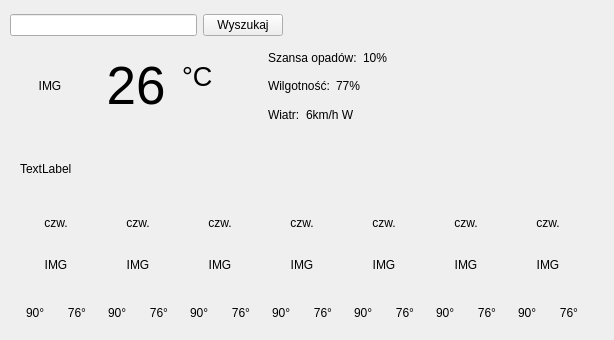
<?xml version="1.0" encoding="UTF-8"?>
<ui version="4.0">
 <class>MainWindow</class>
 <widget class="QMainWindow" name="MainWindow">
  <property name="geometry">
   <rect>
    <x>0</x>
    <y>0</y>
    <width>614</width>
    <height>340</height>
   </rect>
  </property>
  <property name="sizePolicy">
   <sizepolicy hsizetype="Preferred" vsizetype="Preferred">
    <horstretch>0</horstretch>
    <verstretch>1</verstretch>
   </sizepolicy>
  </property>
  <property name="windowTitle">
   <string>MainWindow</string>
  </property>
  <widget class="QWidget" name="centralwidget">
   <widget class="QLabel" name="txtError">
    <property name="geometry">
     <rect>
      <x>20</x>
      <y>160</y>
      <width>67</width>
      <height>17</height>
     </rect>
    </property>
    <property name="sizePolicy">
     <sizepolicy hsizetype="Expanding" vsizetype="Preferred">
      <horstretch>0</horstretch>
      <verstretch>0</verstretch>
     </sizepolicy>
    </property>
    <property name="text">
     <string>TextLabel</string>
    </property>
   </widget>
   <widget class="QWidget" name="layoutWidget">
    <property name="geometry">
     <rect>
      <x>10</x>
      <y>210</y>
      <width>591</width>
      <height>121</height>
     </rect>
    </property>
    <layout class="QHBoxLayout" name="horizontalLayout_2">
     <item>
      <layout class="QVBoxLayout" name="verticalLayout_16" stretch="0,0,0">
       <property name="spacing">
        <number>0</number>
       </property>
       <item>
        <layout class="QHBoxLayout" name="horizontalLayout_9">
         <item>
          <widget class="QLabel" name="day1">
           <property name="sizePolicy">
            <sizepolicy hsizetype="Maximum" vsizetype="Maximum">
             <horstretch>0</horstretch>
             <verstretch>0</verstretch>
            </sizepolicy>
           </property>
           <property name="minimumSize">
            <size>
             <width>0</width>
             <height>0</height>
            </size>
           </property>
           <property name="maximumSize">
            <size>
             <width>60</width>
             <height>25</height>
            </size>
           </property>
           <property name="baseSize">
            <size>
             <width>0</width>
             <height>0</height>
            </size>
           </property>
           <property name="text">
            <string>czw.</string>
           </property>
           <property name="alignment">
            <set>Qt::AlignCenter</set>
           </property>
          </widget>
         </item>
        </layout>
       </item>
       <item>
        <layout class="QHBoxLayout" name="horizontalLayout_10">
         <item>
          <widget class="QLabel" name="img1">
           <property name="sizePolicy">
            <sizepolicy hsizetype="Preferred" vsizetype="Preferred">
             <horstretch>0</horstretch>
             <verstretch>0</verstretch>
            </sizepolicy>
           </property>
           <property name="minimumSize">
            <size>
             <width>60</width>
             <height>60</height>
            </size>
           </property>
           <property name="maximumSize">
            <size>
             <width>60</width>
             <height>60</height>
            </size>
           </property>
           <property name="text">
            <string>IMG</string>
           </property>
           <property name="alignment">
            <set>Qt::AlignCenter</set>
           </property>
          </widget>
         </item>
        </layout>
       </item>
       <item>
        <layout class="QHBoxLayout" name="horizontalLayout_20" stretch="0,0">
         <property name="spacing">
          <number>0</number>
         </property>
         <property name="sizeConstraint">
          <enum>QLayout::SetDefaultConstraint</enum>
         </property>
         <item>
          <widget class="QLabel" name="maxDay1">
           <property name="sizePolicy">
            <sizepolicy hsizetype="Maximum" vsizetype="Maximum">
             <horstretch>0</horstretch>
             <verstretch>0</verstretch>
            </sizepolicy>
           </property>
           <property name="minimumSize">
            <size>
             <width>30</width>
             <height>20</height>
            </size>
           </property>
           <property name="maximumSize">
            <size>
             <width>30</width>
             <height>30</height>
            </size>
           </property>
           <property name="text">
            <string>90°</string>
           </property>
           <property name="alignment">
            <set>Qt::AlignLeading|Qt::AlignLeft|Qt::AlignVCenter</set>
           </property>
          </widget>
         </item>
         <item>
          <widget class="QLabel" name="minDay1">
           <property name="maximumSize">
            <size>
             <width>30</width>
             <height>16777215</height>
            </size>
           </property>
           <property name="text">
            <string>76°</string>
           </property>
           <property name="alignment">
            <set>Qt::AlignRight|Qt::AlignTrailing|Qt::AlignVCenter</set>
           </property>
          </widget>
         </item>
        </layout>
       </item>
      </layout>
     </item>
     <item>
      <layout class="QVBoxLayout" name="verticalLayout_17" stretch="0,0,0">
       <property name="spacing">
        <number>0</number>
       </property>
       <item>
        <layout class="QHBoxLayout" name="horizontalLayout_11">
         <item>
          <widget class="QLabel" name="day2">
           <property name="sizePolicy">
            <sizepolicy hsizetype="Maximum" vsizetype="Maximum">
             <horstretch>0</horstretch>
             <verstretch>0</verstretch>
            </sizepolicy>
           </property>
           <property name="minimumSize">
            <size>
             <width>0</width>
             <height>0</height>
            </size>
           </property>
           <property name="maximumSize">
            <size>
             <width>60</width>
             <height>25</height>
            </size>
           </property>
           <property name="baseSize">
            <size>
             <width>0</width>
             <height>0</height>
            </size>
           </property>
           <property name="text">
            <string>czw.</string>
           </property>
           <property name="alignment">
            <set>Qt::AlignCenter</set>
           </property>
          </widget>
         </item>
        </layout>
       </item>
       <item>
        <layout class="QHBoxLayout" name="horizontalLayout_12">
         <item>
          <widget class="QLabel" name="img2">
           <property name="sizePolicy">
            <sizepolicy hsizetype="Preferred" vsizetype="Preferred">
             <horstretch>0</horstretch>
             <verstretch>0</verstretch>
            </sizepolicy>
           </property>
           <property name="minimumSize">
            <size>
             <width>60</width>
             <height>60</height>
            </size>
           </property>
           <property name="maximumSize">
            <size>
             <width>60</width>
             <height>60</height>
            </size>
           </property>
           <property name="text">
            <string>IMG</string>
           </property>
           <property name="alignment">
            <set>Qt::AlignCenter</set>
           </property>
          </widget>
         </item>
        </layout>
       </item>
       <item>
        <layout class="QHBoxLayout" name="horizontalLayout_21" stretch="0,0">
         <property name="spacing">
          <number>0</number>
         </property>
         <property name="sizeConstraint">
          <enum>QLayout::SetDefaultConstraint</enum>
         </property>
         <item>
          <widget class="QLabel" name="maxDay2">
           <property name="sizePolicy">
            <sizepolicy hsizetype="Maximum" vsizetype="Maximum">
             <horstretch>0</horstretch>
             <verstretch>0</verstretch>
            </sizepolicy>
           </property>
           <property name="minimumSize">
            <size>
             <width>30</width>
             <height>20</height>
            </size>
           </property>
           <property name="maximumSize">
            <size>
             <width>30</width>
             <height>30</height>
            </size>
           </property>
           <property name="text">
            <string>90°</string>
           </property>
           <property name="alignment">
            <set>Qt::AlignLeading|Qt::AlignLeft|Qt::AlignVCenter</set>
           </property>
          </widget>
         </item>
         <item>
          <widget class="QLabel" name="minDay2">
           <property name="maximumSize">
            <size>
             <width>30</width>
             <height>16777215</height>
            </size>
           </property>
           <property name="text">
            <string>76°</string>
           </property>
           <property name="alignment">
            <set>Qt::AlignRight|Qt::AlignTrailing|Qt::AlignVCenter</set>
           </property>
          </widget>
         </item>
        </layout>
       </item>
      </layout>
     </item>
     <item>
      <layout class="QVBoxLayout" name="verticalLayout_18" stretch="0,0,0">
       <property name="spacing">
        <number>0</number>
       </property>
       <item>
        <layout class="QHBoxLayout" name="horizontalLayout_13">
         <item>
          <widget class="QLabel" name="day3">
           <property name="sizePolicy">
            <sizepolicy hsizetype="Maximum" vsizetype="Maximum">
             <horstretch>0</horstretch>
             <verstretch>0</verstretch>
            </sizepolicy>
           </property>
           <property name="minimumSize">
            <size>
             <width>0</width>
             <height>0</height>
            </size>
           </property>
           <property name="maximumSize">
            <size>
             <width>60</width>
             <height>25</height>
            </size>
           </property>
           <property name="baseSize">
            <size>
             <width>0</width>
             <height>0</height>
            </size>
           </property>
           <property name="text">
            <string>czw.</string>
           </property>
           <property name="alignment">
            <set>Qt::AlignCenter</set>
           </property>
          </widget>
         </item>
        </layout>
       </item>
       <item>
        <layout class="QHBoxLayout" name="horizontalLayout_14">
         <item>
          <widget class="QLabel" name="img3">
           <property name="sizePolicy">
            <sizepolicy hsizetype="Preferred" vsizetype="Preferred">
             <horstretch>0</horstretch>
             <verstretch>0</verstretch>
            </sizepolicy>
           </property>
           <property name="minimumSize">
            <size>
             <width>60</width>
             <height>60</height>
            </size>
           </property>
           <property name="maximumSize">
            <size>
             <width>60</width>
             <height>60</height>
            </size>
           </property>
           <property name="text">
            <string>IMG</string>
           </property>
           <property name="alignment">
            <set>Qt::AlignCenter</set>
           </property>
          </widget>
         </item>
        </layout>
       </item>
       <item>
        <layout class="QHBoxLayout" name="horizontalLayout_22" stretch="0,0">
         <property name="spacing">
          <number>0</number>
         </property>
         <property name="sizeConstraint">
          <enum>QLayout::SetDefaultConstraint</enum>
         </property>
         <item>
          <widget class="QLabel" name="maxDay3">
           <property name="sizePolicy">
            <sizepolicy hsizetype="Maximum" vsizetype="Maximum">
             <horstretch>0</horstretch>
             <verstretch>0</verstretch>
            </sizepolicy>
           </property>
           <property name="minimumSize">
            <size>
             <width>30</width>
             <height>20</height>
            </size>
           </property>
           <property name="maximumSize">
            <size>
             <width>30</width>
             <height>30</height>
            </size>
           </property>
           <property name="text">
            <string>90°</string>
           </property>
           <property name="alignment">
            <set>Qt::AlignLeading|Qt::AlignLeft|Qt::AlignVCenter</set>
           </property>
          </widget>
         </item>
         <item>
          <widget class="QLabel" name="minDay3">
           <property name="maximumSize">
            <size>
             <width>30</width>
             <height>16777215</height>
            </size>
           </property>
           <property name="text">
            <string>76°</string>
           </property>
           <property name="alignment">
            <set>Qt::AlignRight|Qt::AlignTrailing|Qt::AlignVCenter</set>
           </property>
          </widget>
         </item>
        </layout>
       </item>
      </layout>
     </item>
     <item>
      <layout class="QVBoxLayout" name="verticalLayout_19" stretch="0,0,0">
       <property name="spacing">
        <number>0</number>
       </property>
       <item>
        <layout class="QHBoxLayout" name="horizontalLayout_15">
         <item>
          <widget class="QLabel" name="day4">
           <property name="sizePolicy">
            <sizepolicy hsizetype="Maximum" vsizetype="Maximum">
             <horstretch>0</horstretch>
             <verstretch>0</verstretch>
            </sizepolicy>
           </property>
           <property name="minimumSize">
            <size>
             <width>0</width>
             <height>0</height>
            </size>
           </property>
           <property name="maximumSize">
            <size>
             <width>60</width>
             <height>25</height>
            </size>
           </property>
           <property name="baseSize">
            <size>
             <width>0</width>
             <height>0</height>
            </size>
           </property>
           <property name="text">
            <string>czw.</string>
           </property>
           <property name="alignment">
            <set>Qt::AlignCenter</set>
           </property>
          </widget>
         </item>
        </layout>
       </item>
       <item>
        <layout class="QHBoxLayout" name="horizontalLayout_16">
         <item>
          <widget class="QLabel" name="img4">
           <property name="sizePolicy">
            <sizepolicy hsizetype="Preferred" vsizetype="Preferred">
             <horstretch>0</horstretch>
             <verstretch>0</verstretch>
            </sizepolicy>
           </property>
           <property name="minimumSize">
            <size>
             <width>60</width>
             <height>60</height>
            </size>
           </property>
           <property name="maximumSize">
            <size>
             <width>60</width>
             <height>60</height>
            </size>
           </property>
           <property name="text">
            <string>IMG</string>
           </property>
           <property name="alignment">
            <set>Qt::AlignCenter</set>
           </property>
          </widget>
         </item>
        </layout>
       </item>
       <item>
        <layout class="QHBoxLayout" name="horizontalLayout_23" stretch="0,0">
         <property name="spacing">
          <number>0</number>
         </property>
         <property name="sizeConstraint">
          <enum>QLayout::SetDefaultConstraint</enum>
         </property>
         <item>
          <widget class="QLabel" name="maxDay4">
           <property name="sizePolicy">
            <sizepolicy hsizetype="Maximum" vsizetype="Maximum">
             <horstretch>0</horstretch>
             <verstretch>0</verstretch>
            </sizepolicy>
           </property>
           <property name="minimumSize">
            <size>
             <width>30</width>
             <height>20</height>
            </size>
           </property>
           <property name="maximumSize">
            <size>
             <width>30</width>
             <height>30</height>
            </size>
           </property>
           <property name="text">
            <string>90°</string>
           </property>
           <property name="alignment">
            <set>Qt::AlignLeading|Qt::AlignLeft|Qt::AlignVCenter</set>
           </property>
          </widget>
         </item>
         <item>
          <widget class="QLabel" name="minDay4">
           <property name="maximumSize">
            <size>
             <width>30</width>
             <height>16777215</height>
            </size>
           </property>
           <property name="text">
            <string>76°</string>
           </property>
           <property name="alignment">
            <set>Qt::AlignRight|Qt::AlignTrailing|Qt::AlignVCenter</set>
           </property>
          </widget>
         </item>
        </layout>
       </item>
      </layout>
     </item>
     <item>
      <layout class="QVBoxLayout" name="verticalLayout_20" stretch="0,0,0">
       <property name="spacing">
        <number>0</number>
       </property>
       <item>
        <layout class="QHBoxLayout" name="horizontalLayout_17">
         <item>
          <widget class="QLabel" name="day5">
           <property name="sizePolicy">
            <sizepolicy hsizetype="Maximum" vsizetype="Maximum">
             <horstretch>0</horstretch>
             <verstretch>0</verstretch>
            </sizepolicy>
           </property>
           <property name="minimumSize">
            <size>
             <width>0</width>
             <height>0</height>
            </size>
           </property>
           <property name="maximumSize">
            <size>
             <width>60</width>
             <height>25</height>
            </size>
           </property>
           <property name="baseSize">
            <size>
             <width>0</width>
             <height>0</height>
            </size>
           </property>
           <property name="text">
            <string>czw.</string>
           </property>
           <property name="alignment">
            <set>Qt::AlignCenter</set>
           </property>
          </widget>
         </item>
        </layout>
       </item>
       <item>
        <layout class="QHBoxLayout" name="horizontalLayout_18">
         <item>
          <widget class="QLabel" name="img5">
           <property name="sizePolicy">
            <sizepolicy hsizetype="Preferred" vsizetype="Preferred">
             <horstretch>0</horstretch>
             <verstretch>0</verstretch>
            </sizepolicy>
           </property>
           <property name="minimumSize">
            <size>
             <width>60</width>
             <height>60</height>
            </size>
           </property>
           <property name="maximumSize">
            <size>
             <width>60</width>
             <height>60</height>
            </size>
           </property>
           <property name="text">
            <string>IMG</string>
           </property>
           <property name="alignment">
            <set>Qt::AlignCenter</set>
           </property>
          </widget>
         </item>
        </layout>
       </item>
       <item>
        <layout class="QHBoxLayout" name="horizontalLayout_24" stretch="0,0">
         <property name="spacing">
          <number>0</number>
         </property>
         <property name="sizeConstraint">
          <enum>QLayout::SetDefaultConstraint</enum>
         </property>
         <item>
          <widget class="QLabel" name="maxDay5">
           <property name="sizePolicy">
            <sizepolicy hsizetype="Maximum" vsizetype="Maximum">
             <horstretch>0</horstretch>
             <verstretch>0</verstretch>
            </sizepolicy>
           </property>
           <property name="minimumSize">
            <size>
             <width>30</width>
             <height>20</height>
            </size>
           </property>
           <property name="maximumSize">
            <size>
             <width>30</width>
             <height>30</height>
            </size>
           </property>
           <property name="text">
            <string>90°</string>
           </property>
           <property name="alignment">
            <set>Qt::AlignLeading|Qt::AlignLeft|Qt::AlignVCenter</set>
           </property>
          </widget>
         </item>
         <item>
          <widget class="QLabel" name="minDay5">
           <property name="maximumSize">
            <size>
             <width>30</width>
             <height>16777215</height>
            </size>
           </property>
           <property name="text">
            <string>76°</string>
           </property>
           <property name="alignment">
            <set>Qt::AlignRight|Qt::AlignTrailing|Qt::AlignVCenter</set>
           </property>
          </widget>
         </item>
        </layout>
       </item>
      </layout>
     </item>
     <item>
      <layout class="QVBoxLayout" name="verticalLayout_21" stretch="0,0,0">
       <property name="spacing">
        <number>0</number>
       </property>
       <item>
        <layout class="QHBoxLayout" name="horizontalLayout_19">
         <item>
          <widget class="QLabel" name="day6">
           <property name="sizePolicy">
            <sizepolicy hsizetype="Maximum" vsizetype="Maximum">
             <horstretch>0</horstretch>
             <verstretch>0</verstretch>
            </sizepolicy>
           </property>
           <property name="minimumSize">
            <size>
             <width>0</width>
             <height>0</height>
            </size>
           </property>
           <property name="maximumSize">
            <size>
             <width>60</width>
             <height>25</height>
            </size>
           </property>
           <property name="baseSize">
            <size>
             <width>0</width>
             <height>0</height>
            </size>
           </property>
           <property name="text">
            <string>czw.</string>
           </property>
           <property name="alignment">
            <set>Qt::AlignCenter</set>
           </property>
          </widget>
         </item>
        </layout>
       </item>
       <item>
        <layout class="QHBoxLayout" name="horizontalLayout_25">
         <item>
          <widget class="QLabel" name="img6">
           <property name="sizePolicy">
            <sizepolicy hsizetype="Preferred" vsizetype="Preferred">
             <horstretch>0</horstretch>
             <verstretch>0</verstretch>
            </sizepolicy>
           </property>
           <property name="minimumSize">
            <size>
             <width>60</width>
             <height>60</height>
            </size>
           </property>
           <property name="maximumSize">
            <size>
             <width>60</width>
             <height>60</height>
            </size>
           </property>
           <property name="text">
            <string>IMG</string>
           </property>
           <property name="alignment">
            <set>Qt::AlignCenter</set>
           </property>
          </widget>
         </item>
        </layout>
       </item>
       <item>
        <layout class="QHBoxLayout" name="horizontalLayout_26" stretch="0,0">
         <property name="spacing">
          <number>0</number>
         </property>
         <property name="sizeConstraint">
          <enum>QLayout::SetDefaultConstraint</enum>
         </property>
         <item>
          <widget class="QLabel" name="maxDay6">
           <property name="sizePolicy">
            <sizepolicy hsizetype="Maximum" vsizetype="Maximum">
             <horstretch>0</horstretch>
             <verstretch>0</verstretch>
            </sizepolicy>
           </property>
           <property name="minimumSize">
            <size>
             <width>30</width>
             <height>20</height>
            </size>
           </property>
           <property name="maximumSize">
            <size>
             <width>30</width>
             <height>30</height>
            </size>
           </property>
           <property name="text">
            <string>90°</string>
           </property>
           <property name="alignment">
            <set>Qt::AlignLeading|Qt::AlignLeft|Qt::AlignVCenter</set>
           </property>
          </widget>
         </item>
         <item>
          <widget class="QLabel" name="minDay6">
           <property name="maximumSize">
            <size>
             <width>30</width>
             <height>16777215</height>
            </size>
           </property>
           <property name="text">
            <string>76°</string>
           </property>
           <property name="alignment">
            <set>Qt::AlignRight|Qt::AlignTrailing|Qt::AlignVCenter</set>
           </property>
          </widget>
         </item>
        </layout>
       </item>
      </layout>
     </item>
     <item>
      <layout class="QVBoxLayout" name="verticalLayout_22" stretch="0,0,0">
       <property name="spacing">
        <number>0</number>
       </property>
       <item>
        <layout class="QHBoxLayout" name="horizontalLayout_27">
         <item>
          <widget class="QLabel" name="day7">
           <property name="sizePolicy">
            <sizepolicy hsizetype="Maximum" vsizetype="Maximum">
             <horstretch>0</horstretch>
             <verstretch>0</verstretch>
            </sizepolicy>
           </property>
           <property name="minimumSize">
            <size>
             <width>0</width>
             <height>0</height>
            </size>
           </property>
           <property name="maximumSize">
            <size>
             <width>60</width>
             <height>25</height>
            </size>
           </property>
           <property name="baseSize">
            <size>
             <width>0</width>
             <height>0</height>
            </size>
           </property>
           <property name="text">
            <string>czw.</string>
           </property>
           <property name="alignment">
            <set>Qt::AlignCenter</set>
           </property>
          </widget>
         </item>
        </layout>
       </item>
       <item>
        <layout class="QHBoxLayout" name="horizontalLayout_28">
         <item>
          <widget class="QLabel" name="img7">
           <property name="sizePolicy">
            <sizepolicy hsizetype="Preferred" vsizetype="Preferred">
             <horstretch>0</horstretch>
             <verstretch>0</verstretch>
            </sizepolicy>
           </property>
           <property name="minimumSize">
            <size>
             <width>60</width>
             <height>60</height>
            </size>
           </property>
           <property name="maximumSize">
            <size>
             <width>60</width>
             <height>60</height>
            </size>
           </property>
           <property name="text">
            <string>IMG</string>
           </property>
           <property name="alignment">
            <set>Qt::AlignCenter</set>
           </property>
          </widget>
         </item>
        </layout>
       </item>
       <item>
        <layout class="QHBoxLayout" name="horizontalLayout_29" stretch="0,0">
         <property name="spacing">
          <number>0</number>
         </property>
         <property name="sizeConstraint">
          <enum>QLayout::SetDefaultConstraint</enum>
         </property>
         <item>
          <widget class="QLabel" name="maxDay7">
           <property name="sizePolicy">
            <sizepolicy hsizetype="Maximum" vsizetype="Maximum">
             <horstretch>0</horstretch>
             <verstretch>0</verstretch>
            </sizepolicy>
           </property>
           <property name="minimumSize">
            <size>
             <width>30</width>
             <height>20</height>
            </size>
           </property>
           <property name="maximumSize">
            <size>
             <width>30</width>
             <height>30</height>
            </size>
           </property>
           <property name="text">
            <string>90°</string>
           </property>
           <property name="alignment">
            <set>Qt::AlignLeading|Qt::AlignLeft|Qt::AlignVCenter</set>
           </property>
          </widget>
         </item>
         <item>
          <widget class="QLabel" name="minDay7">
           <property name="maximumSize">
            <size>
             <width>30</width>
             <height>16777215</height>
            </size>
           </property>
           <property name="text">
            <string>76°</string>
           </property>
           <property name="alignment">
            <set>Qt::AlignRight|Qt::AlignTrailing|Qt::AlignVCenter</set>
           </property>
          </widget>
         </item>
        </layout>
       </item>
      </layout>
     </item>
    </layout>
   </widget>
   <widget class="QWidget" name="layoutWidget">
    <property name="geometry">
     <rect>
      <x>10</x>
      <y>10</y>
      <width>460</width>
      <height>121</height>
     </rect>
    </property>
    <layout class="QVBoxLayout" name="verticalLayout_5">
     <item>
      <layout class="QHBoxLayout" name="horizontalLayout">
       <item>
        <widget class="QLineEdit" name="cityLine"/>
       </item>
       <item>
        <widget class="QPushButton" name="btnCity">
         <property name="text">
          <string>Wyszukaj</string>
         </property>
        </widget>
       </item>
       <item>
        <spacer name="horizontalSpacer_4">
         <property name="orientation">
          <enum>Qt::Horizontal</enum>
         </property>
         <property name="sizeHint" stdset="0">
          <size>
           <width>40</width>
           <height>20</height>
          </size>
         </property>
        </spacer>
       </item>
      </layout>
     </item>
     <item>
      <layout class="QGridLayout" name="gridLayout_3">
       <property name="sizeConstraint">
        <enum>QLayout::SetMinAndMaxSize</enum>
       </property>
       <item row="0" column="0">
        <layout class="QGridLayout" name="gridLayout_4">
         <item row="0" column="0">
          <widget class="QLabel" name="img0">
           <property name="sizePolicy">
            <sizepolicy hsizetype="Fixed" vsizetype="Fixed">
             <horstretch>1</horstretch>
             <verstretch>0</verstretch>
            </sizepolicy>
           </property>
           <property name="minimumSize">
            <size>
             <width>80</width>
             <height>80</height>
            </size>
           </property>
           <property name="baseSize">
            <size>
             <width>80</width>
             <height>80</height>
            </size>
           </property>
           <property name="text">
            <string>IMG</string>
           </property>
           <property name="textFormat">
            <enum>Qt::AutoText</enum>
           </property>
           <property name="alignment">
            <set>Qt::AlignCenter</set>
           </property>
          </widget>
         </item>
         <item row="0" column="1">
          <widget class="QLabel" name="txtCurrTemp">
           <property name="sizePolicy">
            <sizepolicy hsizetype="Fixed" vsizetype="Fixed">
             <horstretch>1</horstretch>
             <verstretch>0</verstretch>
            </sizepolicy>
           </property>
           <property name="minimumSize">
            <size>
             <width>80</width>
             <height>80</height>
            </size>
           </property>
           <property name="baseSize">
            <size>
             <width>80</width>
             <height>80</height>
            </size>
           </property>
           <property name="font">
            <font>
             <pointsize>40</pointsize>
            </font>
           </property>
           <property name="text">
            <string>26</string>
           </property>
           <property name="textFormat">
            <enum>Qt::AutoText</enum>
           </property>
           <property name="scaledContents">
            <bool>false</bool>
           </property>
           <property name="alignment">
            <set>Qt::AlignCenter</set>
           </property>
          </widget>
         </item>
         <item row="0" column="2">
          <layout class="QVBoxLayout" name="verticalLayout_4">
           <property name="spacing">
            <number>0</number>
           </property>
           <item>
            <spacer name="verticalSpacer_2">
             <property name="orientation">
              <enum>Qt::Vertical</enum>
             </property>
             <property name="sizeType">
              <enum>QSizePolicy::Preferred</enum>
             </property>
             <property name="sizeHint" stdset="0">
              <size>
               <width>80</width>
               <height>15</height>
              </size>
             </property>
            </spacer>
           </item>
           <item>
            <widget class="QLabel" name="label_20">
             <property name="sizePolicy">
              <sizepolicy hsizetype="Fixed" vsizetype="Fixed">
               <horstretch>0</horstretch>
               <verstretch>0</verstretch>
              </sizepolicy>
             </property>
             <property name="minimumSize">
              <size>
               <width>80</width>
               <height>65</height>
              </size>
             </property>
             <property name="baseSize">
              <size>
               <width>80</width>
               <height>40</height>
              </size>
             </property>
             <property name="font">
              <font>
               <pointsize>20</pointsize>
              </font>
             </property>
             <property name="text">
              <string>°C</string>
             </property>
             <property name="textFormat">
              <enum>Qt::AutoText</enum>
             </property>
             <property name="alignment">
              <set>Qt::AlignLeading|Qt::AlignLeft|Qt::AlignTop</set>
             </property>
            </widget>
           </item>
          </layout>
         </item>
        </layout>
       </item>
       <item row="0" column="1">
        <layout class="QVBoxLayout" name="verticalLayout_3">
         <property name="sizeConstraint">
          <enum>QLayout::SetMinAndMaxSize</enum>
         </property>
         <item>
          <layout class="QHBoxLayout" name="horizontalLayout_6">
           <property name="sizeConstraint">
            <enum>QLayout::SetMinAndMaxSize</enum>
           </property>
           <item>
            <widget class="QLabel" name="label_12">
             <property name="sizePolicy">
              <sizepolicy hsizetype="Preferred" vsizetype="Maximum">
               <horstretch>0</horstretch>
               <verstretch>0</verstretch>
              </sizepolicy>
             </property>
             <property name="maximumSize">
              <size>
               <width>16777215</width>
               <height>25</height>
              </size>
             </property>
             <property name="text">
              <string>Szansa opadów:</string>
             </property>
            </widget>
           </item>
           <item>
            <widget class="QLabel" name="txtCurrentRain">
             <property name="sizePolicy">
              <sizepolicy hsizetype="Preferred" vsizetype="Maximum">
               <horstretch>0</horstretch>
               <verstretch>0</verstretch>
              </sizepolicy>
             </property>
             <property name="maximumSize">
              <size>
               <width>16777215</width>
               <height>25</height>
              </size>
             </property>
             <property name="text">
              <string>10%</string>
             </property>
            </widget>
           </item>
           <item>
            <spacer name="horizontalSpacer_5">
             <property name="orientation">
              <enum>Qt::Horizontal</enum>
             </property>
             <property name="sizeType">
              <enum>QSizePolicy::Preferred</enum>
             </property>
             <property name="sizeHint" stdset="0">
              <size>
               <width>40</width>
               <height>20</height>
              </size>
             </property>
            </spacer>
           </item>
          </layout>
         </item>
         <item>
          <layout class="QHBoxLayout" name="horizontalLayout_7">
           <property name="sizeConstraint">
            <enum>QLayout::SetMaximumSize</enum>
           </property>
           <item>
            <widget class="QLabel" name="label_14">
             <property name="sizePolicy">
              <sizepolicy hsizetype="Preferred" vsizetype="Maximum">
               <horstretch>0</horstretch>
               <verstretch>0</verstretch>
              </sizepolicy>
             </property>
             <property name="maximumSize">
              <size>
               <width>16777215</width>
               <height>22</height>
              </size>
             </property>
             <property name="text">
              <string>Wilgotność:</string>
             </property>
            </widget>
           </item>
           <item>
            <widget class="QLabel" name="txtCurrentHumidity">
             <property name="sizePolicy">
              <sizepolicy hsizetype="Preferred" vsizetype="Maximum">
               <horstretch>0</horstretch>
               <verstretch>0</verstretch>
              </sizepolicy>
             </property>
             <property name="maximumSize">
              <size>
               <width>16777215</width>
               <height>25</height>
              </size>
             </property>
             <property name="text">
              <string>77%</string>
             </property>
            </widget>
           </item>
           <item>
            <spacer name="horizontalSpacer_6">
             <property name="orientation">
              <enum>Qt::Horizontal</enum>
             </property>
             <property name="sizeHint" stdset="0">
              <size>
               <width>40</width>
               <height>0</height>
              </size>
             </property>
            </spacer>
           </item>
          </layout>
         </item>
         <item>
          <layout class="QHBoxLayout" name="horizontalLayout_8">
           <property name="sizeConstraint">
            <enum>QLayout::SetMaximumSize</enum>
           </property>
           <item>
            <widget class="QLabel" name="label_16">
             <property name="sizePolicy">
              <sizepolicy hsizetype="Preferred" vsizetype="Maximum">
               <horstretch>0</horstretch>
               <verstretch>0</verstretch>
              </sizepolicy>
             </property>
             <property name="maximumSize">
              <size>
               <width>16777215</width>
               <height>25</height>
              </size>
             </property>
             <property name="text">
              <string>Wiatr:</string>
             </property>
            </widget>
           </item>
           <item>
            <widget class="QLabel" name="txtCurrentWind">
             <property name="sizePolicy">
              <sizepolicy hsizetype="Preferred" vsizetype="Maximum">
               <horstretch>0</horstretch>
               <verstretch>0</verstretch>
              </sizepolicy>
             </property>
             <property name="maximumSize">
              <size>
               <width>16777215</width>
               <height>25</height>
              </size>
             </property>
             <property name="text">
              <string>6km/h W</string>
             </property>
            </widget>
           </item>
           <item>
            <spacer name="horizontalSpacer_7">
             <property name="orientation">
              <enum>Qt::Horizontal</enum>
             </property>
             <property name="sizeHint" stdset="0">
              <size>
               <width>40</width>
               <height>20</height>
              </size>
             </property>
            </spacer>
           </item>
          </layout>
         </item>
        </layout>
       </item>
      </layout>
     </item>
    </layout>
   </widget>
  </widget>
 </widget>
 <resources/>
 <connections/>
</ui>
